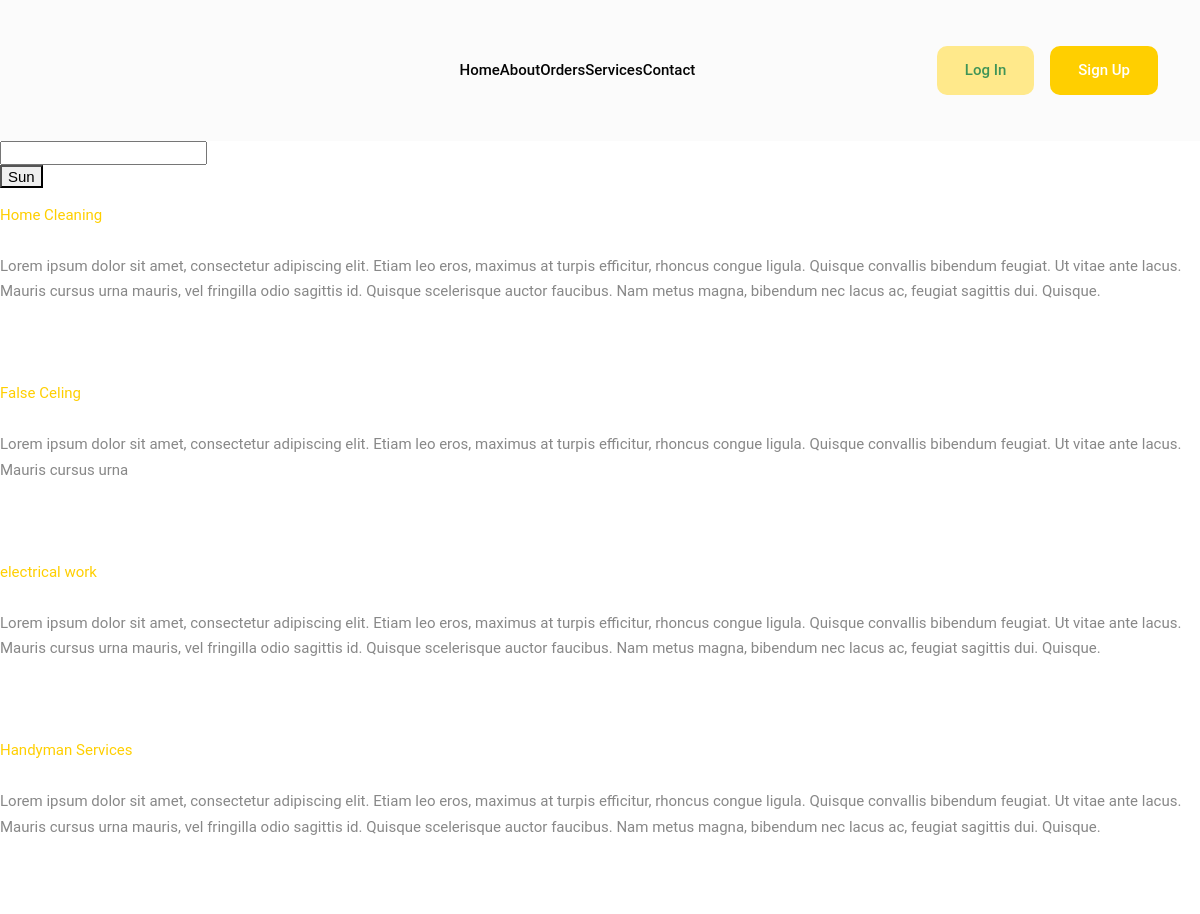
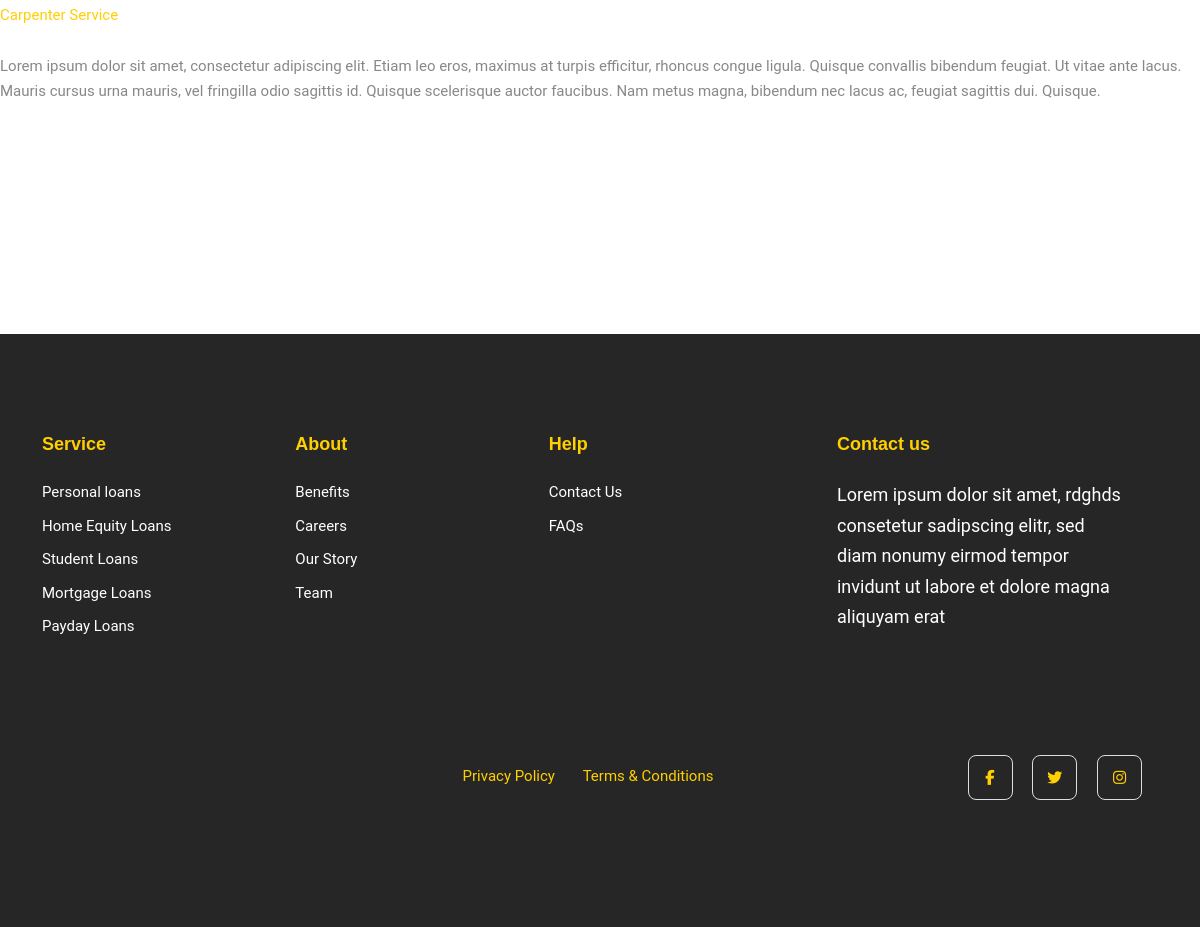
The app's page /search/ with its own data (2 pictures, top to bottom).
### booking/models.py (models this page shows, shortened)
class services(models.Model):
    title=models.CharField(max_length=200,null=True)
    description=models.TextField(max_length=2000,null=True)
    slug = models.SlugField(max_length=1000 , null=True ,)
    category = models.ForeignKey(Category, on_delete=models.CASCADE, null=True)
    location = models.ForeignKey(Location, on_delete=models.CASCADE, null=True)
    photo = models.ImageField(upload_to='featured_image/', null=True)
    service_1 = models.CharField(max_length=200,null=True, blank=True)
    price_1 = models.IntegerField(null=True, blank=True)

### booking/views.py (the view)
# urls.py: path('search/', search, name='search'),
def search(request):
    query = request.POST.get('content', '')
    allPosts= services.objects.filter(title__icontains=query, slug__icontains=query,).values()
    return render(request, 'search.html', {'allPosts': allPosts})

### templates/search.html (shortened to what this page needs)
{%include "base.html"%}
{% load crispy_forms_tags %}
<form action="{% url 'booking:search' %}" method="post">
    <input type="text" name="content"><br>
    <button>Sun</button>
</form>
{% for results in allPosts %}
<a href="{% url 'booking:services_detail' results.slug %}">{{results.title}}</a><br><br>
{{results.description}} <br><br>
{% empty %}
<p>No results found</p>
{% endfor %}<br><br><br><br><br><br>
{%include "footer.html"%}

### static/service-css/style.css (style rules this page uses)
body { font-family: "Roboto", -apple-system, BlinkMacSystemFont, "Segoe UI", Roboto, "Helvetica Neue", Arial, "Noto Sans", sans-serif, "Apple Color Emoji", "Segoe UI Emoji", "Segoe UI Symbol", "Noto Color Emoji"; }
a { -webkit-transition: .3s all ease; -o-transition: .3s all ease; transition: .3s all ease; }
a, a:hover { text-decoration: none !important; }

### static/search-css/main.css (style rules this page uses)
body { margin: 0; }
a { background-color: transparent; -webkit-text-decoration-skip: objects; }
button, input, optgroup, select, textarea { font-family: sans-serif; font-size: 100%; line-height: 1.15; margin: 0; }
button, input { overflow: visible; }
button, select { text-transform: none; }
button, html [type="button"], [type="reset"], [type="submit"] { -webkit-appearance: button; }
* { box-sizing: border-box; }

### records on screen
services: title "Home Cleaning", description "Lorem ipsum dolor sit amet, consectetur adipiscing elit. Etiam leo eros, maximus at turpis efficitur, rhoncus congue ligula. Quisque convallis bibendum feugiat. Ut vitae ante lacus. Mauris cursus urna mauris, vel fringilla odio sagittis id. Quisque scelerisque auctor faucibus. Nam metus magna, bibendum nec lacus ac, feugiat sagittis dui. Quisque."
services: title "False Celing", description "Lorem ipsum dolor sit amet, consectetur adipiscing elit. Etiam leo eros, maximus at turpis efficitur, rhoncus congue ligula. Quisque convallis bibendum feugiat. Ut vitae ante lacus. Mauris cursus urna"
services: title "electrical work", description "Lorem ipsum dolor sit amet, consectetur adipiscing elit. Etiam leo eros, maximus at turpis efficitur, rhoncus congue ligula. Quisque convallis bibendum feugiat. Ut vitae ante lacus. Mauris cursus urna mauris, vel fringilla odio sagittis id. Quisque scelerisque auctor faucibus. Nam metus magna, bibendum nec lacus ac, feugiat sagittis dui. Quisque."
services: title "Handyman Services", description "Lorem ipsum dolor sit amet, consectetur adipiscing elit. Etiam leo eros, maximus at turpis efficitur, rhoncus congue ligula. Quisque convallis bibendum feugiat. Ut vitae ante lacus. Mauris cursus urna mauris, vel fringilla odio sagittis id. Quisque scelerisque auctor faucibus. Nam metus magna, bibendum nec lacus ac, feugiat sagittis dui. Quisque."
services: title "Carpenter Service", description "Lorem ipsum dolor sit amet, consectetur adipiscing elit. Etiam leo eros, maximus at turpis efficitur, rhoncus congue ligula. Quisque convallis bibendum feugiat. Ut vitae ante lacus. Mauris cursus urna mauris, vel fringilla odio sagittis id. Quisque scelerisque auctor faucibus. Nam metus magna, bibendum nec lacus ac, feugiat sagittis dui. Quisque."
